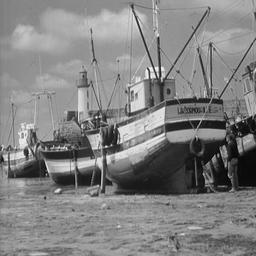
#> input picture images/Boat.bmp, 256 x 256 px, shrunk from 512 x 512 before the run
$ python rcode.py
#> lines starting #> are read from the running program, lines starting #| are printed output that depends on the picture
import numpy as np
import math
import itertools
import cv2
# import os
from skimage.metrics import structural_similarity as ssim

def load_image(image_path):
    """Load image as grayscale numpy array"""
    img = cv2.imread(image_path, cv2.IMREAD_GRAYSCALE)
    if img is None:
        raise ValueError(f"Could not load image from {image_path}")
    return img

def save_image(image, output_path):
    """Save image to file"""
    cv2.imwrite(output_path, image)

def divide_into_blocks(matrix, M=2, N=2):
    """Divide matrix into blocks with padding if needed"""
    h, w = matrix.shape
    # Calculate padding needed
    pad_h = (M - h % M) % M
    pad_w = (N - w % N) % N

    if pad_h > 0 or pad_w > 0:
        matrix = np.pad(matrix, ((0, pad_h), (0, pad_w)), mode='constant')

    blocks = []
    new_h, new_w = matrix.shape
    for i in range(0, new_h, M):
        for j in range(0, new_w, N):
            block = matrix[i:i+M, j:j+N]
            blocks.append(block)
    return blocks, new_h, new_w, (pad_h, pad_w)

def reconstruct_matrix(blocks, h, w, pad_size, M=2, N=2):
    """Reconstruct matrix removing any padding"""
    r = np.zeros((h, w), dtype=np.uint8)
    index = 0
    for i in range(0, h, M):
        for j in range(0, w, N):
            r[i:i+M, j:j+N] = blocks[index]
            index += 1
    # Remove padding
    pad_h, pad_w = pad_size
    if pad_h > 0 or pad_w > 0:
        r = r[:-pad_h, :-pad_w] if pad_h else r[:, :-pad_w]
    return r

def scramble_pixels(block, key):
    np.random.seed(key)
    flat_block = block.reshape(-1)
    indices = np.arange(len(flat_block))
    np.random.shuffle(indices)
    scrambled_block = flat_block[indices].reshape(block.shape)
    return scrambled_block, indices

def scramble_blocks(blocks, key):
    np.random.seed(key)
    indices = np.arange(len(blocks))
    np.random.shuffle(indices)
    scrambled = [blocks[i] for i in indices]
    scrambled = [scramble_pixels(block, key)[0] for block in scrambled]
    return scrambled, indices

def unscramble_pixels(block, indices):
    flat_block = block.reshape(-1)
    unscrambled = np.zeros_like(flat_block)
    unscrambled[indices] = flat_block
    return unscrambled.reshape(block.shape)

def unscramble_blocks(blocks, block_indices, pixel_indices_key):
    blocks = [unscramble_pixels(block, np.random.RandomState(pixel_indices_key).permutation(block.size))
             for block in blocks]
    original_blocks = [None] * len(blocks)
    for new_pos, original_pos in enumerate(block_indices):
        original_blocks[original_pos] = blocks[new_pos]
    return original_blocks

def encrypt(matrix, encryption_key):
    blocks, h, w, pad_size = divide_into_blocks(matrix)
    scrambled_blocks, indices = scramble_blocks(blocks, encryption_key)
    encrypted_matrix = reconstruct_matrix(scrambled_blocks, h, w, pad_size)
    return encrypted_matrix, indices, pad_size

def decrypt(encrypted_matrix, encryption_key, block_indices, pad_size):
    blocks, h, w, _ = divide_into_blocks(encrypted_matrix)
    original_blocks = unscramble_blocks(blocks, block_indices, encryption_key)
    decrypted_matrix = reconstruct_matrix(original_blocks, h, w, pad_size)
    return decrypted_matrix

def regulate(block, d=10):
    V = block.flatten()
    R = np.array([0, d, 2*d, 3*d])
    A = V + R
    return A.reshape(block.shape)

def apply_regularization(encrypted_matrix, d=10):
    blocks, h, w, pad_size = divide_into_blocks(encrypted_matrix)
    regulated_blocks = [regulate(block, d) for block in blocks]
    regulated_matrix = reconstruct_matrix(regulated_blocks, h, w, pad_size)
    return regulated_matrix, pad_size

def create_location_map(regulated_matrix, M=2, N=2, d=10):
    blocks, h, w, pad_size = divide_into_blocks(regulated_matrix, M, N)
    location_map = []
    anti_location_map = []
    new_regulated_blocks = []

    for i, block in enumerate(blocks):
        block_flat = block.flatten()
        row, col = (i // (w // N)) * M, (i % (w // N)) * N
        sorted_block = np.sort(block_flat)
        flag = True
        for j in range(len(block_flat)):
            if sorted_block[j] != block_flat[j] or block_flat[j] >= 255:
                flag = False
                break
        if not flag:
            location_map.append((row, col))
            original_block = block_flat - np.array([0, d, 2*d, 3*d])
            new_regulated_blocks.append(original_block.reshape(block.shape))
        else:
            anti_location_map.append((row, col))
            new_regulated_blocks.append(block)
    new_regulated_matrix = reconstruct_matrix(new_regulated_blocks, h, w, pad_size, M, N)
    return location_map, anti_location_map, new_regulated_matrix, pad_size

def embed_data(secret_bits, location_map, regulated_matrix, M=2, N=2):
    blocks, h, w, pad_size = divide_into_blocks(regulated_matrix, M, N)
    stego_blocks = []
    bit_index = 0
    total_embedded = 0
    final = 0

    location_positions = set((row, col) for row, col in location_map)

    for i, block in enumerate(blocks):
        row = (i // (w // N)) * M
        col = (i % (w // N)) * N

        if (row, col) not in location_positions:
            A_flat = block.flatten()
            #A_sorted = sorted(A_flat)
            unique_perms = list(set(itertools.permutations(A_flat)))
            num_perms = len(unique_perms)

            if num_perms > 1:
                bit_capacity = int(np.log2(num_perms))
                final += bit_capacity
                if bit_index + bit_capacity > len(secret_bits):
                    remaining_bits = len(secret_bits) - bit_index
                    data_segment = secret_bits[bit_index:] + [0] * (bit_capacity - remaining_bits)
                else:
                    data_segment = secret_bits[bit_index:bit_index + bit_capacity]

                if data_segment:
                    index = int(''.join(map(str, data_segment)), 2) % num_perms
                    new_block = np.array(unique_perms[index]).reshape((M, N))
                    stego_blocks.append(new_block)
                    bit_index += bit_capacity
                    total_embedded += bit_capacity
                else:
                    stego_blocks.append(block)
            else:
                stego_blocks.append(block)
        else:
            stego_blocks.append(block)

    stego_matrix = reconstruct_matrix(stego_blocks, h, w, pad_size, M, N)
    return stego_matrix, total_embedded, final

def extract_data(location_map, stego_matrix, M=2, N=2):
    blocks, h, w, pad_size = divide_into_blocks(stego_matrix, M, N)
    extracted_bits = []

    location_positions = set((row, col) for row, col in location_map)

    for i, block in enumerate(blocks):
        row = (i // (w // N)) * M
        col = (i % (w // N)) * N

        if (row, col) not in location_positions:
            A_flat = block.flatten()
            A_sorted = sorted(A_flat)
            unique_perms = list(set(itertools.permutations(A_sorted)))
            num_perms = len(unique_perms)

            if num_perms > 1:
                bit_capacity = int(np.log2(num_perms))
                current_perm = tuple(A_flat)
                try:
                    index = unique_perms.index(current_perm)
                    binary_str = bin(index)[2:].zfill(bit_capacity)
                    extracted_bits.extend([int(bit) for bit in binary_str])
                except ValueError:
                    continue

    return extracted_bits

def recover_original_matrix(stego_matrix, location_map, d=10, M=2, N=2):
    blocks, h, w, pad_size = divide_into_blocks(stego_matrix, M, N)
    recovered_blocks = []

    location_positions = set((row, col) for row, col in location_map)

    for i, block in enumerate(blocks):
        row = (i // (w // N)) * M
        col = (i % (w // N)) * N

        if (row, col) not in location_positions:
            sorted_block = np.sort(block.flatten()).reshape(block.shape)
            deregulated = sorted_block - np.array([0, d, 2*d, 3*d]).reshape(block.shape)
            recovered_blocks.append(deregulated)
        else:
            recovered_blocks.append(block)

    return reconstruct_matrix(recovered_blocks, h, w, pad_size, M, N)

def calculate_psnr(original, decrypted):
    mse = np.mean((original - decrypted) ** 2)
    if mse == 0:
        return float('inf')
    max_pixel = 255.0
    psnr = 20 * math.log10(max_pixel / math.sqrt(mse))
    return psnr

def calculate_ec(image, total_ec):
    total_pixels = image.shape[0] * image.shape[1]
    num_embedded_bits = total_ec
    ec = num_embedded_bits / total_pixels
    return ec, num_embedded_bits

def process_image(image_path, output_dir, secret_bits=[0,1,0,0,0,0,1,1,0,0,0,0,0,0,0,0,1,1,1,1,1,1,1,1,1,0,0,0,1,1,1,1,1,0,0,0,0,1], encryption_key=42, d=3):
    """Complete image processing pipeline"""
    # Load image
    original_img = load_image(image_path)
#> in load_image, img is the input picture: shape (256, 256); min 0, max 255, mean 129.7

    # Encryption
    encrypted_img, encryption_indices, pad_size = encrypt(original_img, encryption_key)
#> after the loop in divide_into_blocks, `for i in range(0, new_h, M):`: blocks = 16384 items, first 6: [[126, 124], [126, 128]], [[124, 126], [124, 128]], [[128, 130], [131, 131]], [[130, 126], [129, 128]], [[126, 130], [128, 129]], [[129, 131], [129, 132]]
#> in encrypt, `blocks, h, w, pad_size = divide_into_blocks(matrix)`: h = 256; pad_size = (0, 0)
#> in scramble_blocks, `indices = np.arange(len(blocks))`: indices = 16384 values from 0 to 16383
#> in scramble_blocks, `scrambled = [blocks[i] for i in indices]`: scrambled = 16384 items, first 6: [[148, 154], [191, 197]], [[160, 160], [161, 161]], [[174, 174], [172, 165]], [[149, 152], [153, 153]], [[159, 156], [160, 155]], [[226, 195], [136, 120]]
#> in scramble_blocks, `scrambled = [scramble_pixels(block, key)[0] for block in scrambled]`: scrambled = 16384 items, first 6: [[154, 197], [148, 191]], [[160, 161], [160, 161]], [[174, 165], [174, 172]], [[152, 153], [149, 153]], [[156, 155], [159, 160]], [[195, 120], [226, 136]]
#> in encrypt, `scrambled_blocks, indices = scramble_blocks(blocks, encryption_key)`: scrambled_blocks has the same summary as scrambled in scramble_blocks; indices = 16384 values, max 16383 at index 8162, min 0 at index 2169, mean 8191.5
#> after the loop in reconstruct_matrix, `for i in range(0, h, M):`:
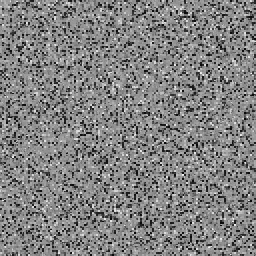
#> r: shape (256, 256); min 0, max 255, mean 129.7
#> after the loop in reconstruct_matrix, `for i in range(0, h, M):`: index = 16384
#> in reconstruct_matrix, `pad_h, pad_w = pad_size`: pad_h = 0
#> encryption_indices has the same summary as indices in encrypt; pad_size = (0, 0)

    # Regularization
    regulated_img, _ = apply_regularization(encrypted_img, d)
#> in apply_regularization, `blocks, h, w, pad_size = divide_into_blocks(encrypted_matrix)`: blocks has the same summary as scrambled in scramble_blocks; h = 256; pad_size = (0, 0)
#> in apply_regularization, `regulated_blocks = [regulate(block, d) for block in blocks]`: regulated_blocks = 16384 items, first 6: [[154, 200], [154, 200]], [[160, 164], [166, 170]], [[174, 168], [180, 181]], [[152, 156], [155, 162]], [[156, 158], [165, 169]], [[195, 123], [232, 145]]

    # Location map creation
    location_map, _, new_regulated_img, _ = create_location_map(regulated_img, d=d)
#> in create_location_map, `blocks, h, w, pad_size = divide_into_blocks(regulated_matrix, M, N)`: blocks has the same summary as regulated_blocks in apply_regularization; h = 256; pad_size = (0, 0)
#> the loop in create_location_map, `for i, block in enumerate(blocks):` made 16384 passes
#> (block_flat, col, sorted_block, original_block) on passes 1, 3, 4, 6, 9, 11, 12, 13, 14: ([154, 200, 154, 200], 0, [154, 154, 200, 200], [154, 197, 148, 191]), ([174, 168, 180, 181], 4, [168, 174, 180, 181], [174, 165, 174, 172]), ([152, 156, 155, 162], 6, [152, 155, 156, 162], [152, 153, 149, 153]), ([195, 123, 232, 145], 10, [123, 145, 195, 232], [195, 120, 226, 136]), ([155, 151, 232, 237], 16, [151, 155, 232, 237], [155, 148, 226, 228]), ([142, 139, 153, 152], 20, [139, 142, 152, 153], [142, 136, 147, 143]), ([179, 188, 215, 207], 22, [179, 188, 207, 215], [179, 185, 209, 198]), ([88, 63, 87, 65], 24, [63, 65, 87, 88], [88, 60, 81, 56]), ([159, 167, 166, 169], 26, [159, 166, 167, 169], [159, 164, 160, 160])
#> (col, original_block) on passes 61, 62, 63, 64, 65, 67: (120, [124, 123, 79, 78]), (122, [162, 141, 153, 144]), (124, [40, 36, 39, 37]), (126, [67, 65, 56, 79]), (128, [144, 136, 152, 158]), (132, [143, 145, 142, 136])
#> after the loop in create_location_map, `for i, block in enumerate(blocks):`: anti_location_map = 6098 pairs, first value 0 to 254, second value 0 to 254; location_map = 10286 pairs, first value 0 to 254, second value 0 to 254; new_regulated_blocks = 16384 items, first 6: [[154, 197], [148, 191]], [[160, 164], [166, 170]], [[174, 165], [174, 172]], [[152, 153], [149, 153]], [[156, 158], [165, 169]], [[195, 120], [226, 136]]

    # Data embedding
    stego_img, TE,final= embed_data(secret_bits, location_map, new_regulated_img)
#> in embed_data, `blocks, h, w, pad_size = divide_into_blocks(regulated_matrix, M, N)`: blocks has the same summary as new_regulated_blocks in create_location_map; h = 256; pad_size = (0, 0)
#> in embed_data, `location_positions = set((row, col) for row, col in location_map)`: location_positions = 10286 items
#> the loop in embed_data, `for i, block in enumerate(blocks):` made 16384 passes
#> (col, A_flat, num_perms, bit_capacity, final, remaining_bits, data_segment, new_block) on passes 31, 34: (60, [74, 87, 147, 155], 24, 4, 39, 3, [0, 0, 1, 0], [[147, 74], [87, 155]]), (66, [152, 156, 159, 163], 24, 4, 43, -1, [0, 0, 0, 0, 0], [[156, 152], [163, 159]])
#> (col, A_flat, num_perms, bit_capacity, final, data_segment, new_block, bit_index) on passes 2, 5, 7, 10, 17, 20: (2, [160, 164, 166, 170], 24, 4, 4, [0, 1, 0, 0], [[170, 166], [164, 160]], 4), (8, [156, 158, 165, 169], 24, 4, 8, [0, 0, 1, 1], [[156, 165], [169, 158]], 8), (12, [137, 138, 143, 145], 24, 4, 12, [0, 0, 0, 0], [[145, 137], [143, 138]], 12), (18, [142, 146, 148, 153], 24, 4, 19, [0, 1, 1, 1], [[146, 142], [153, 148]], 19), (32, [25, 27, 31, 35], 24, 4, 23, [1, 1, 1, 1], [[31, 25], [35, 27]], 23), (38, [115, 118, 140, 152], 24, 4, 27, [1, 1, 0, 0], [[115, 140], [118, 152]], 27)

    # Data extraction
    extracted_bits = extract_data(location_map, stego_img)
#> the loop in extract_data, `for i, block in enumerate(blocks):` made 16384 passes
#> block on passes 1 to 3: [[154, 197], [148, 191]], [[170, 166], [164, 160]], [[174, 165], [174, 172]]

    # Recovery
    recovered_img = recover_original_matrix(stego_img, location_map, d)
#> the loop in recover_original_matrix, `for i, block in enumerate(blocks):` made 16384 passes

    # Decryption
    decrypted_img = decrypt(recovered_img, encryption_key, encryption_indices, pad_size)
#> the loop in unscramble_blocks, `for new_pos, original_pos in enumerate(block_indices):` made 16384 passes
#> original_pos on passes 1 to 3: 9858, 2932, 12843

    # [10 lines of commented-out code are left out]
    psnr = calculate_psnr(original_img, decrypted_img)
    ssim_val = ssim(original_img, decrypted_img, data_range=255)
    ssim_valtemp = ssim(recovered_img, encrypted_img, data_range=255)
    ec, total_embedded = calculate_ec(original_img, TE)

    #print(f"Extracted bits: {display_bits}")
    print(f"PSNR: {psnr:.2f} dB")
#| PSNR: inf dB
    print(f"SSIM: {ssim_val:.4f}")
#| SSIM: 1.0000
    print(f"SSIMtemp: {ssim_valtemp:.4f}")
#| SSIMtemp: 1.0000
    print(f"TE: {TE:.4f}")
#| TE: 23047.0000
    print(f"EC(bpp): {ec:.4f}")
#| EC(bpp): 0.3517
    print("Message successfully extracted:", secret_bits == extracted_bits[:len(secret_bits)])
#| Message successfully extracted: True
    return decrypted_img

if __name__ == "__main__":
    input_image = "images/Boat.bmp"
    output_dir = "results"
    recovered_image = process_image(input_image, output_dir)
